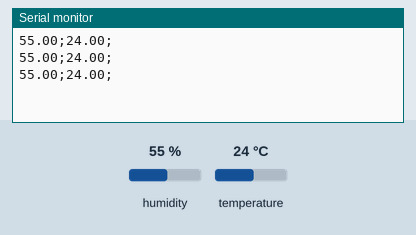
Simulated run of this sketch. Board: Arduino Uno, built with avr-gcc and run on an emulated ATmega328P. On the bench: the last lines printed to the serial monitor. The inputs (shaded band) are chosen by the test bench; at power-on: humidity 55 %, temperature 24 °C.

Above: at 2.8 s.
2.9 s: humidity set to 22 %
At 5.5 s:
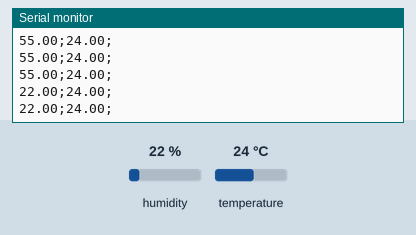
5.6 s: temperature set to 12 °C
At 6.9 s:
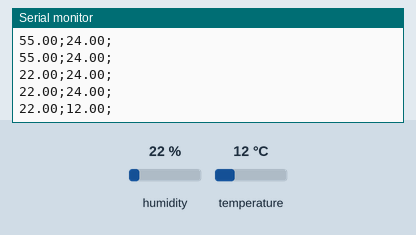
8.3 s: humidity set to 40 %
At 9.6 s:
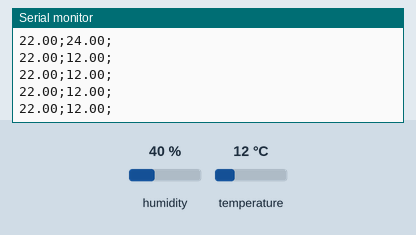
Timing chart, 0 to 11.3 s (numbered marks = the images above; inputs shaded):
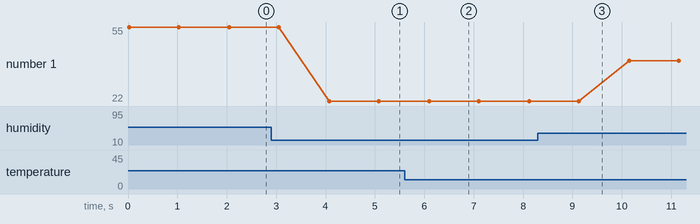

Measured:
- after the input at 2.9 s, the serial monitor: prints a new line after 1.2 s (image 1)
- after the input at 5.6 s, the serial monitor: prints a new line after 0.50 s (image 2)
- plotted number 1: 55 → 22 after the input at 2.9 s, 22 → 40 after the input at 8.3 s

The sketch:

temperatura_umidade.ino
```cpp
#include "DHT.h";

#define TIPO_SENSOR DHT11
const int PINO_SENSOR_DHT11 = A0;

DHT sensorDHT(PINO_SENSOR_DHT11, TIPO_SENSOR);


void setup() {
  // put your setup code here, to run once:
  Serial.begin(9600);
  sensorDHT.begin();
}

void loop() {
  // put your main code here, to run repeatedly:
  float umidade = sensorDHT.readHumidity();
  float temperatura = sensorDHT.readTemperature();

  if (isnan(temperatura) || isnan(umidade)) {
    Serial.println("Erro ao ler o sensor");
  } else {
   // Serial.print("Umidade ");
    Serial.print(umidade);
   // Serial.print(" % ");
   // Serial.print("Temperatura ");
    Serial.print(";");

    Serial.print(temperatura);
   // Serial.print(" °c");
    Serial.println(";");

  }

  delay(1000);
}
```
